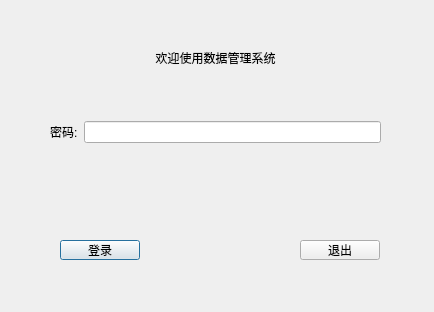
<?xml version="1.0" encoding="UTF-8"?>
<ui version="4.0">
 <class>LoginDialog</class>
 <widget class="QDialog" name="LoginDialog">
  <property name="geometry">
   <rect>
    <x>0</x>
    <y>0</y>
    <width>434</width>
    <height>312</height>
   </rect>
  </property>
  <property name="windowTitle">
   <string>Dialog</string>
  </property>
  <widget class="QPushButton" name="loginBtn">
   <property name="geometry">
    <rect>
     <x>60</x>
     <y>240</y>
     <width>80</width>
     <height>20</height>
    </rect>
   </property>
   <property name="text">
    <string>登录</string>
   </property>
  </widget>
  <widget class="QPushButton" name="quitBtn">
   <property name="geometry">
    <rect>
     <x>300</x>
     <y>240</y>
     <width>80</width>
     <height>20</height>
    </rect>
   </property>
   <property name="text">
    <string>退出</string>
   </property>
  </widget>
  <widget class="QLabel" name="label_2">
   <property name="geometry">
    <rect>
     <x>80</x>
     <y>50</y>
     <width>271</width>
     <height>16</height>
    </rect>
   </property>
   <property name="text">
    <string>欢迎使用数据管理系统</string>
   </property>
   <property name="alignment">
    <set>Qt::AlignCenter</set>
   </property>
  </widget>
  <widget class="QWidget" name="">
   <property name="geometry">
    <rect>
     <x>50</x>
     <y>120</y>
     <width>331</width>
     <height>24</height>
    </rect>
   </property>
   <layout class="QHBoxLayout" name="horizontalLayout">
    <item>
     <widget class="QLabel" name="label">
      <property name="text">
       <string>密码:</string>
      </property>
     </widget>
    </item>
    <item>
     <widget class="QLineEdit" name="pwdLineEdit">
      <property name="echoMode">
       <enum>QLineEdit::Password</enum>
      </property>
     </widget>
    </item>
   </layout>
  </widget>
 </widget>
 <resources/>
 <connections/>
</ui>
